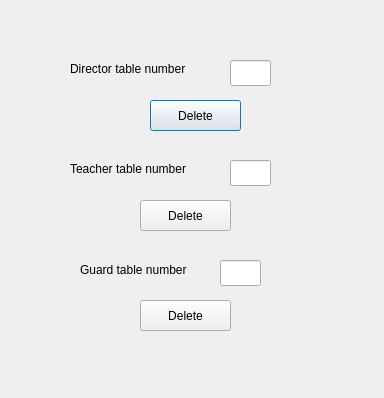
<?xml version="1.0" encoding="UTF-8"?>
<ui version="4.0">
 <class>delemployee</class>
 <widget class="QDialog" name="delemployee">
  <property name="geometry">
   <rect>
    <x>0</x>
    <y>0</y>
    <width>384</width>
    <height>398</height>
   </rect>
  </property>
  <property name="windowTitle">
   <string>Dialog</string>
  </property>
  <widget class="QLabel" name="key">
   <property name="geometry">
    <rect>
     <x>70</x>
     <y>160</y>
     <width>151</width>
     <height>18</height>
    </rect>
   </property>
   <property name="text">
    <string>Teacher table number</string>
   </property>
  </widget>
  <widget class="QLineEdit" name="num_director">
   <property name="geometry">
    <rect>
     <x>230</x>
     <y>60</y>
     <width>41</width>
     <height>26</height>
    </rect>
   </property>
  </widget>
  <widget class="QLineEdit" name="num_guard">
   <property name="geometry">
    <rect>
     <x>220</x>
     <y>260</y>
     <width>41</width>
     <height>26</height>
    </rect>
   </property>
  </widget>
  <widget class="QLineEdit" name="num_teacher">
   <property name="geometry">
    <rect>
     <x>230</x>
     <y>160</y>
     <width>41</width>
     <height>26</height>
    </rect>
   </property>
  </widget>
  <widget class="QPushButton" name="pushButton">
   <property name="geometry">
    <rect>
     <x>150</x>
     <y>100</y>
     <width>91</width>
     <height>31</height>
    </rect>
   </property>
   <property name="text">
    <string>Delete</string>
   </property>
  </widget>
  <widget class="QPushButton" name="pushButton_2">
   <property name="geometry">
    <rect>
     <x>140</x>
     <y>200</y>
     <width>91</width>
     <height>31</height>
    </rect>
   </property>
   <property name="text">
    <string>Delete</string>
   </property>
  </widget>
  <widget class="QPushButton" name="pushButton_3">
   <property name="geometry">
    <rect>
     <x>140</x>
     <y>300</y>
     <width>91</width>
     <height>31</height>
    </rect>
   </property>
   <property name="text">
    <string>Delete</string>
   </property>
  </widget>
  <widget class="QLabel" name="label">
   <property name="geometry">
    <rect>
     <x>70</x>
     <y>60</y>
     <width>161</width>
     <height>18</height>
    </rect>
   </property>
   <property name="text">
    <string>Director table number</string>
   </property>
  </widget>
  <widget class="QLabel" name="label_2">
   <property name="geometry">
    <rect>
     <x>80</x>
     <y>260</y>
     <width>141</width>
     <height>20</height>
    </rect>
   </property>
   <property name="text">
    <string>Guard table number</string>
   </property>
  </widget>
 </widget>
 <resources/>
 <connections/>
</ui>
